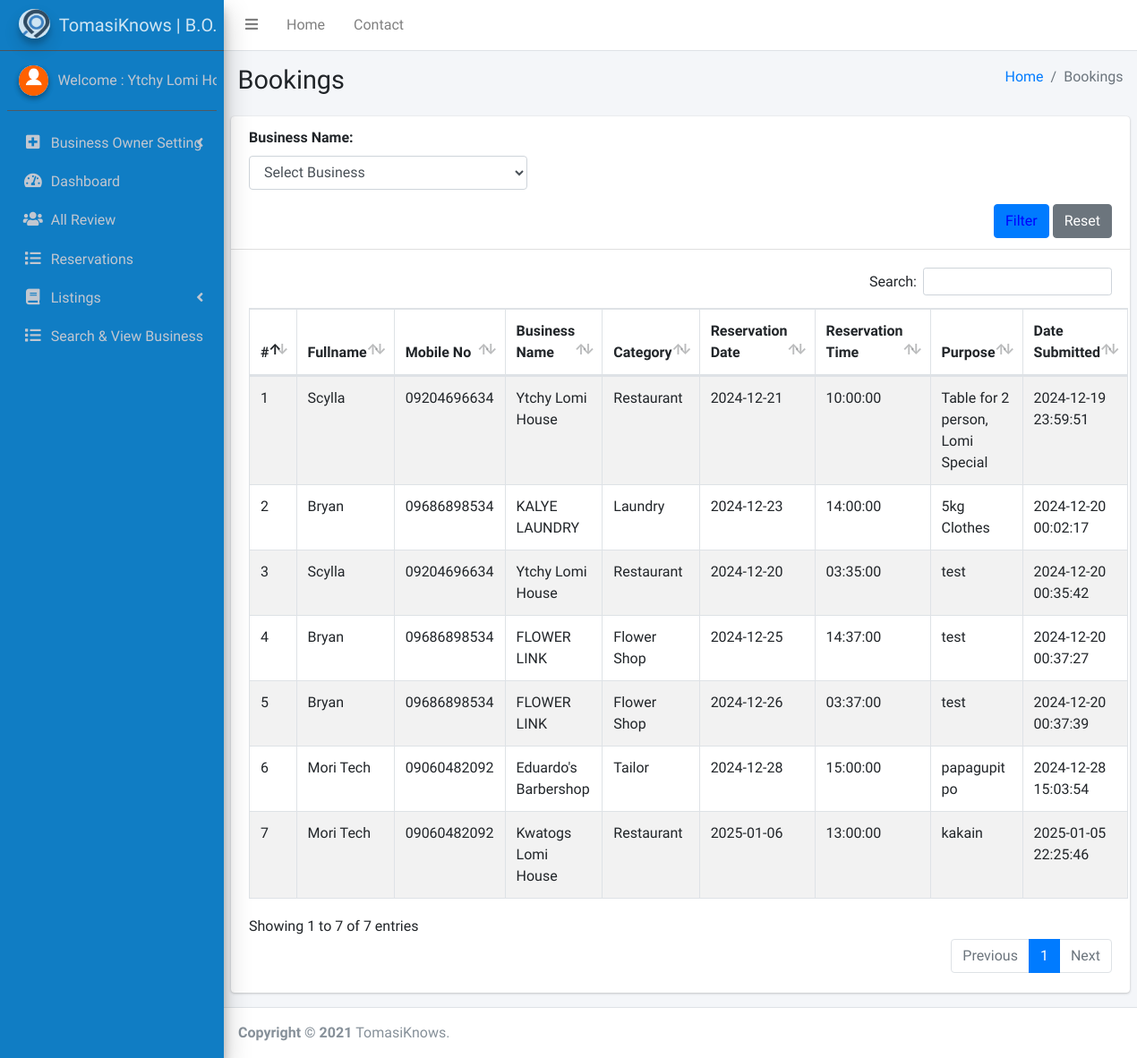
/admin/rep_bookings.php (signed in), run on the app's committed database.
### tables this page shows
CREATE TABLE `tbl_reservations` (
  `id` int(11) NOT NULL AUTO_INCREMENT,
  `user_id` int(11) NOT NULL,
  `mobile_no` varchar(15) DEFAULT NULL,
  `listing_id` int(11) NOT NULL,
  `reservation_date` date NOT NULL,
  `reservation_time` time NOT NULL,
  `reservation_purpose` text NOT NULL,
  `date_submitted` datetime DEFAULT current_timestamp(),
  `reservation_status` int(11) DEFAULT 0 COMMENT '0 = pending , 1 = approved, 2 = rejected, 3 = cancelled',
  `action_by` int(11) DEFAULT NULL,
  `action_date` datetime DEFAULT NULL,
  PRIMARY KEY (`id`),
  UNIQUE KEY `user_id` (`user_id`,`reservation_date`,`reservation_time`)
);

CREATE TABLE `tbluser` (
  `ID` int(10) NOT NULL AUTO_INCREMENT,
  `FullName` varchar(200) DEFAULT NULL,
  `MobileNumber` varchar(15) DEFAULT NULL,
  `Password` varchar(200) DEFAULT NULL,
  `RegDate` timestamp NOT NULL DEFAULT current_timestamp(),
  `isDeleted` int(11) DEFAULT 0,
  PRIMARY KEY (`ID`)
);

CREATE TABLE `tbllisting` (
  `ID` int(10) NOT NULL AUTO_INCREMENT,
  `UserID` int(10) DEFAULT NULL,
  `ListingTitle` varchar(200) DEFAULT NULL,
  `Keyword` varchar(200) DEFAULT NULL,
  `Category` int(10) DEFAULT NULL,
  `Website` varchar(200) DEFAULT NULL,
  `Address` mediumtext DEFAULT NULL,
  `Address_location` text DEFAULT NULL,
  `TemporaryAddress` mediumtext DEFAULT NULL,
  `City` varchar(200) DEFAULT NULL,
  `State` varchar(200) DEFAULT NULL,
  `Country` varchar(200) DEFAULT NULL,
  `Zipcode` int(10) DEFAULT NULL,
  `OwnerName` varchar(200) DEFAULT NULL,
  `Email` varchar(200) DEFAULT NULL,
  `Phone` varchar(20) DEFAULT NULL,
  `CompanyWebsite` varchar(200) DEFAULT NULL,
  `OwnerDesignation` varchar(200) DEFAULT NULL,
  `Company` varchar(200) DEFAULT NULL,
  `FacebookLink` varchar(200) DEFAULT NULL,
  `TweeterLink` varchar(200) DEFAULT NULL,
  `Googlepluslink` varchar(200) DEFAULT NULL,
  `Linkedinlink` varchar(200) DEFAULT NULL,
  `Description` longtext DEFAULT NULL,
  `Logo` text DEFAULT NULL,
  `ListingDate` timestamp NOT NULL DEFAULT current_timestamp() ON UPDATE current_timestamp(),
  `n_name_of_business` varchar(60) DEFAULT NULL,
  `n_name_of_business_owner` varchar(60) DEFAULT NULL,
  `n_name_of_business_address` text DEFAULT NULL,
  `n_line_of_business` varchar(60) DEFAULT NULL,
  `n_email` varchar(50) DEFAULT NULL,
  `n_phone_number` varchar(25) DEFAULT NULL,
  `isDeleted` int(11) DEFAULT 0,
  `longitude` varchar(60) DEFAULT NULL,
  `latitude` varchar(60) DEFAULT NULL,
  PRIMARY KEY (`ID`),
  KEY `userid` (`UserID`),
  KEY `catid` (`Category`),
  CONSTRAINT `catid` FOREIGN KEY (`Category`) REFERENCES `tblcategory` (`ID`) ON DELETE NO ACTION ON UPDATE NO ACTION,
  CONSTRAINT `tbllisting_ibfk_1` FOREIGN KEY (`UserID`) REFERENCES `tbladmin` (`ID`)
);

CREATE TABLE `tblcategory` (
  `ID` int(10) NOT NULL AUTO_INCREMENT,
  `Category` varchar(100) DEFAULT NULL,
  `CreationDate` timestamp NULL DEFAULT current_timestamp(),
  PRIMARY KEY (`ID`),
  KEY `Category` (`Category`),
  KEY `CreationDate` (`CreationDate`)
);

### admin/rep_bookings.php (the view, shortened to what this page needs)
<?php
if (strlen($_SESSION['lssemsaid'] == 0)) {
    header('location:logout.php');
} else {
?>
<!DOCTYPE html>
<html>
<head>
  <link rel="stylesheet" href="plugins/fontawesome-free/css/all.min.css">
  <link rel="stylesheet" href="https://code.ionicframework.com/ionicons/2.0.1/css/ionicons.min.css">
  <link rel="stylesheet" href="plugins/datatables-bs4/css/dataTables.bootstrap4.css">
  <link rel="stylesheet" href="dist/css/adminlte.min.css">
</head>
<body class="hold-transition sidebar-mini">
<div class="wrapper">
  <?php include_once('includes/header.php'); ?>
  <?php include_once('includes/sidebar.php'); ?>
  <div class="content-wrapper">
    <section class="content-header">
      <div class="container-fluid">
        <div class="row mb-2">
          <div class="col-sm-6">
            <h1>Bookings</h1>
          </div>
          <div class="col-sm-6">
            <ol class="breadcrumb float-sm-right">
              <li class="breadcrumb-item"><a href="dashboard.php">Home</a></li>
              <li class="breadcrumb-item active">Bookings</li>
            </ol>
          </div>
        </div>
      </div>
    </section>
    <section class="content">
      <div class="row">
        <div class="col-12">
          <div class="card">
            <div class="card-header">
              <form method="GET">
                <div class="row">
                  <div class="col-md-4">
                    <label for="barangay">Business Name:</label>
                    <select name="barangay" id="barangay" class="form-control">
                      <option value="">Select Business</option>
                    </select>
                  </div>
                </div>
                <div class="row mt-3">
                  <div class="col-md-12 text-right">
                    <button type="submit" class="btn btn-primary">Filter</button>
                    <a href="rep_bookings.php" class="btn btn-secondary">Reset</a>
                  </div>
                </div>
              </form>
            </div>
            <div class="card-body">
              <table id="example1" class="table table-bordered table-striped">
                <thead>
                  <tr>
                    <th>#</th>
                    <th>Fullname</th>
                    <th>Mobile No</th>
                    <th>Business Name</th>
                    <th>Category</th>
                    <th>Reservation Date</th>
                    <th>Reservation Time</th>
                    <th>Purpose</th>
                    <th>Date Submitted</th>
                  </tr>
                </thead>
                <tbody>
                  <?php
                  $sql = "SELECT
                        b.Fullname,
                        a.mobile_no,
                        c.ListingTitle,
                        d.Category,
                        a.reservation_date,
                        a.reservation_time,
                        a.reservation_purpose,
                        a.date_submitted
                      FROM
                        tbl_reservations a
                      LEFT JOIN
                        tbluser b ON b.ID = a.user_id
                      LEFT JOIN
                        tbllisting c ON c.ID = a.listing_id
                      LEFT JOIN
                        tblcategory d ON d.ID = c.Category
                      WHERE
                        a.reservation_status = 1";
                  $query = $dbh->prepare($sql);
                  $query->execute();
                  $results = $query->fetchAll(PDO::FETCH_OBJ);
                  $cnt = 1;
                  if ($query->rowCount() > 0) {
                      foreach ($results as $row) {
                  ?>
                  <tr>
                    <td><?php echo htmlentities($cnt); ?></td>
                    <td><?php echo htmlentities($row->Fullname); ?></td>
                    <td><?php echo htmlentities($row->mobile_no); ?></td>
                    <td><?php echo htmlentities($row->ListingTitle); ?></td>
                    <td><?php echo htmlentities($row->Category); ?></td>
                    <td><?php echo htmlentities($row->reservation_date); ?></td>
                    <td><?php echo htmlentities($row->reservation_time); ?></td>
                    <td><?php echo htmlentities($row->reservation_purpose); ?></td>
                    <td><?php echo htmlentities($row->date_submitted); ?></td>
                  </tr>
                  <?php $cnt++; }} ?>
                </tbody>
              </table>
            </div>
          </div>
        </div>
      </div>
    </section>
  </div>
  <?php include_once('includes/footer.php'); ?>
</div>
</body>
</html>
<?php } ?>

### admin/includes/sidebar.php (shortened to what this page needs)
  <aside class="main-sidebar sidebar-dark-primary elevation-4" style="background-color: #107DC4; !important">
    <a href="dashboard.php" class="brand-link" style="font-weight:bold; font-size:20px;">
      <img src="../bg/logo.jpg" alt="System Logo" class="brand-image img-circle elevation-3" style="opacity: .8; width: 35px; margin-right: 10px;">
      <span class="brand-text font-weight-light">TomasiKnows | <?php echo ($_SESSION['usertype']) == 1 ? "Admin" : "B.O."?></span>
    </a>
    <div class="sidebar">
      <div class="user-panel mt-3 pb-3 mb-3 d-flex">
        <div class="image">
          <img src="dist/img/download.png" class="img-circle elevation-2" alt="User Image">
        </div>
        <div class="info">
<?php
$aid=$_SESSION['lssemsaid'];
$sql="SELECT AdminName,Business_name  from  tbladmin where ID=:aid";
$query = $dbh -> prepare($sql);
$query->bindParam(':aid',$aid,PDO::PARAM_STR);
$query->execute();
$results=$query->fetchAll(PDO::FETCH_OBJ);
$cnt=1;
if($query->rowCount() > 0)
{
foreach($results as $row)
{               ?>
          <a href="admin-profile.php" class="d-block">Welcome :    <?php  echo  ($_SESSION['usertype']) == 1 ? $row->AdminName :  $row->Business_name  ?></a>
          <?php $cnt=$cnt+1;}} ?>
        </div>
      </div>
      <nav class="mt-2">
        <ul class="nav nav-pills nav-sidebar flex-column" data-widget="treeview" role="menu" data-accordion="false">
            <li class="nav-item has-treeview">
            <a href="#" class="nav-link">
              <i class="nav-icon fas fa-plus-square"></i>
              <p>
              <?php echo ($_SESSION['usertype']) == 1 ? "Admin" : "Business Owner"?> Setting
                <i class="fas fa-angle-left right"></i>
              </p>
            </a>
          </li>
          <li class="nav-item">
            <a href="dashboard.php" class="nav-link">
              <i class="nav-icon fas fa-tachometer-alt"></i>
              <p>
                Dashboard
               </p>
            </a>
          </li>
          <li class="nav-item has-treeview ">
            <a href="all-review.php" class="nav-link">
              <i class="nav-icon fas fa-users"></i>
              <p>
                All Review
               </p>
            </a>
          </li>
<li class="nav-item has-treeview">
  <a href="reservations.php" class="nav-link">
    <i class="nav-icon fas fa-list"></i>
    <p>
      Reservations
    </p>
  </a>
</li>
<li class="nav-item has-treeview <?php echo ($_SESSION['usertype']) == 1 ? "d-none" : ""?>">
  <a href="#" class="nav-link">
    <i class="nav-icon fas fa-book"></i>
    <p>
      Listings
      <i class="fas fa-angle-left right"></i>
    </p>
  </a>
</li>
<li class="nav-item has-treeview <?php echo ($_SESSION['usertype']) == 1 ? "d-none" : ""?>">
  <a href="search.php" class="nav-link <?php echo (in_array(basename(parse_url($_SERVER['REQUEST_URI'], PHP_URL_PATH)), ['search.php', 'search_listing.php']) ? 'active' : ''); ?>">
    <i class="nav-icon fas fa-list"></i>
    <p>
      Search & View Business
    </p>
  </a>
</li>
        </ul>
      </nav>
    </div>
  </aside>

### admin/includes/header.php (style rules this page uses)
.btn-primary { color :blue !important; }

### data on the page
tbl_reservations: user.FullName "Scylla", mobile_no "09204696634", listing.ListingTitle "Ytchy Lomi House", tblcategory.Category "Restaurant", reservation_date "2024-12-21", reservation_time "10:00:00", reservation_purpose "Table for 2 person, Lomi Special", date_submitted "2024-12-19 23:59:51"
tbl_reservations: user.FullName "Bryan", mobile_no "09686898534", listing.ListingTitle "KALYE LAUNDRY", tblcategory.Category "Laundry", reservation_date "2024-12-23", reservation_time "14:00:00", reservation_purpose "5kg Clothes", date_submitted "2024-12-20 00:02:17"
tbl_reservations: user.FullName "Scylla", mobile_no "09204696634", listing.ListingTitle "Ytchy Lomi House", tblcategory.Category "Restaurant", reservation_date "2024-12-20", reservation_time "03:35:00", reservation_purpose "test", date_submitted "2024-12-20 00:35:42"
tbl_reservations: user.FullName "Bryan", mobile_no "09686898534", listing.ListingTitle "FLOWER LINK", tblcategory.Category "Flower Shop", reservation_date "2024-12-25", reservation_time "14:37:00", reservation_purpose "test", date_submitted "2024-12-20 00:37:27"
tbl_reservations: user.FullName "Bryan", mobile_no "09686898534", listing.ListingTitle "FLOWER LINK", tblcategory.Category "Flower Shop", reservation_date "2024-12-26", reservation_time "03:37:00", reservation_purpose "test", date_submitted "2024-12-20 00:37:39"
tbl_reservations: user.FullName "Mori Tech", mobile_no "09060482092", listing.ListingTitle "Eduardo's Barbershop", tblcategory.Category "Tailor", reservation_date "2024-12-28", reservation_time "15:00:00", reservation_purpose "papagupit po", date_submitted "2024-12-28 15:03:54"
tbl_reservations: user.FullName "Mori Tech", mobile_no "09060482092", listing.ListingTitle "Kwatogs Lomi House", tblcategory.Category "Restaurant", reservation_date "2025-01-06", reservation_time "13:00:00", reservation_purpose "kakain", date_submitted "2025-01-05 22:25:46"

### other printed values
$row->Business_name "Ytchy Lomi…"
